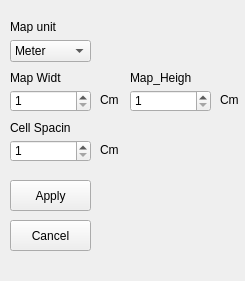
<?xml version="1.0" encoding="UTF-8"?>
<ui version="4.0">
 <class>MapGeneratorOption</class>
 <widget class="QWidget" name="MapGeneratorOption">
  <property name="geometry">
   <rect>
    <x>0</x>
    <y>0</y>
    <width>245</width>
    <height>281</height>
   </rect>
  </property>
  <property name="windowTitle">
   <string>Option</string>
  </property>
  <property name="windowIcon">
   <iconset>
    <normaloff>../icons/cogwheel.png</normaloff>../icons/cogwheel.png</iconset>
  </property>
  <widget class="QComboBox" name="unit_ComboBox">
   <property name="geometry">
    <rect>
     <x>10</x>
     <y>40</y>
     <width>81</width>
     <height>22</height>
    </rect>
   </property>
   <item>
    <property name="text">
     <string>Meter</string>
    </property>
   </item>
   <item>
    <property name="text">
     <string>Centimeter</string>
    </property>
   </item>
  </widget>
  <widget class="QLabel" name="label">
   <property name="geometry">
    <rect>
     <x>10</x>
     <y>20</y>
     <width>47</width>
     <height>13</height>
    </rect>
   </property>
   <property name="text">
    <string>Map unit</string>
   </property>
  </widget>
  <widget class="QSpinBox" name="mapWidth_Input">
   <property name="geometry">
    <rect>
     <x>10</x>
     <y>90</y>
     <width>81</width>
     <height>22</height>
    </rect>
   </property>
   <property name="minimum">
    <number>1</number>
   </property>
   <property name="maximum">
    <number>999999</number>
   </property>
  </widget>
  <widget class="QSpinBox" name="mapHeight_Input">
   <property name="geometry">
    <rect>
     <x>130</x>
     <y>90</y>
     <width>81</width>
     <height>22</height>
    </rect>
   </property>
   <property name="minimum">
    <number>1</number>
   </property>
   <property name="maximum">
    <number>999999</number>
   </property>
  </widget>
  <widget class="QLabel" name="label_4">
   <property name="geometry">
    <rect>
     <x>10</x>
     <y>70</y>
     <width>51</width>
     <height>16</height>
    </rect>
   </property>
   <property name="text">
    <string>Map Width</string>
   </property>
  </widget>
  <widget class="QLabel" name="label_5">
   <property name="geometry">
    <rect>
     <x>130</x>
     <y>70</y>
     <width>61</width>
     <height>16</height>
    </rect>
   </property>
   <property name="text">
    <string>Map_Height</string>
   </property>
  </widget>
  <widget class="QSpinBox" name="cellSpace_Input">
   <property name="geometry">
    <rect>
     <x>10</x>
     <y>140</y>
     <width>81</width>
     <height>22</height>
    </rect>
   </property>
   <property name="minimum">
    <number>1</number>
   </property>
   <property name="maximum">
    <number>999999</number>
   </property>
  </widget>
  <widget class="QLabel" name="label_6">
   <property name="geometry">
    <rect>
     <x>10</x>
     <y>120</y>
     <width>61</width>
     <height>16</height>
    </rect>
   </property>
   <property name="text">
    <string>Cell Spacing</string>
   </property>
  </widget>
  <widget class="QLabel" name="unit_label_1">
   <property name="geometry">
    <rect>
     <x>100</x>
     <y>92</y>
     <width>21</width>
     <height>16</height>
    </rect>
   </property>
   <property name="text">
    <string>Cm</string>
   </property>
  </widget>
  <widget class="QLabel" name="unit_label_2">
   <property name="geometry">
    <rect>
     <x>220</x>
     <y>92</y>
     <width>21</width>
     <height>16</height>
    </rect>
   </property>
   <property name="text">
    <string>Cm</string>
   </property>
  </widget>
  <widget class="QLabel" name="unit_label_3">
   <property name="geometry">
    <rect>
     <x>100</x>
     <y>142</y>
     <width>21</width>
     <height>16</height>
    </rect>
   </property>
   <property name="text">
    <string>Cm</string>
   </property>
  </widget>
  <widget class="QPushButton" name="applyBtn">
   <property name="geometry">
    <rect>
     <x>10</x>
     <y>180</y>
     <width>81</width>
     <height>31</height>
    </rect>
   </property>
   <property name="text">
    <string>Apply</string>
   </property>
   <property name="icon">
    <iconset>
     <normaloff>../icons/check.png</normaloff>../icons/check.png</iconset>
   </property>
  </widget>
  <widget class="QPushButton" name="cancelBtn">
   <property name="geometry">
    <rect>
     <x>10</x>
     <y>220</y>
     <width>81</width>
     <height>31</height>
    </rect>
   </property>
   <property name="text">
    <string>Cancel</string>
   </property>
   <property name="icon">
    <iconset>
     <normaloff>../icons/cross-mark.png</normaloff>../icons/cross-mark.png</iconset>
   </property>
  </widget>
 </widget>
 <resources/>
 <connections/>
</ui>
